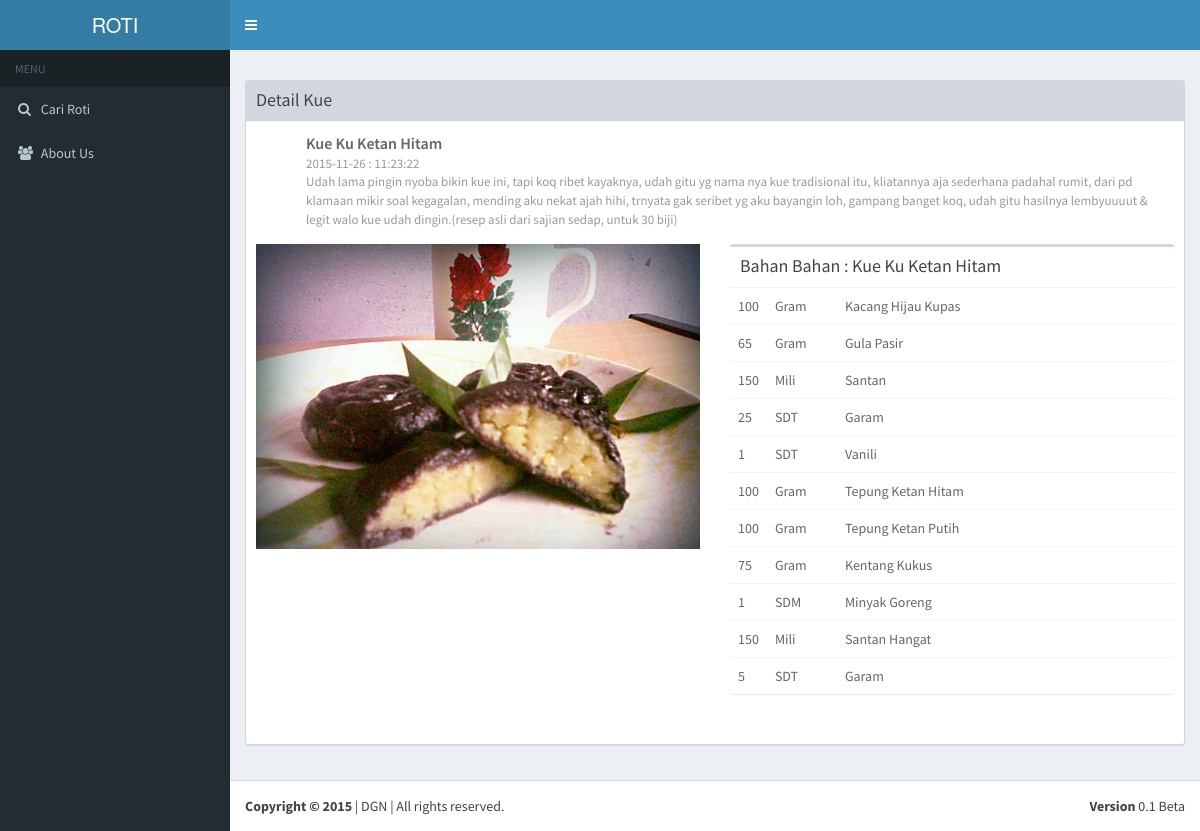
Page /roti/detail.php?id=14 on the committed database.
### tables this page shows
CREATE TABLE IF NOT EXISTS `cake` (
  `id_cake` int(11) NOT NULL AUTO_INCREMENT,
  `id_user` int(11) NOT NULL,
  `nama_cake` varchar(35) NOT NULL,
  `jam` time NOT NULL,
  `tgl` date NOT NULL,
  `gambar` text NOT NULL,
  `deskripsi` text NOT NULL,
  PRIMARY KEY (`id_cake`)
);

CREATE TABLE IF NOT EXISTS `bahan` (
  `id_bahan` int(11) NOT NULL AUTO_INCREMENT,
  `id_cake` int(11) NOT NULL,
  `nama_bahan` varchar(50) NOT NULL,
  `jumlah_bahan` int(11) NOT NULL,
  `satuan_bahan` varchar(25) NOT NULL,
  PRIMARY KEY (`id_bahan`)
);

### roti/detail.php (the view, shortened to what this page needs)
<?php
$id = $_GET['id'];
$query = "SELECT * FROM cake WHERE id_cake='$id'";
$quer = "SELECT * FROM bahan WHERE id_cake='$id'";
$result = mysql_query($query);
$resul = mysql_query($quer);
$row = mysql_fetch_array($result);
?>
<!DOCTYPE html>
<html>
  <head>
    <link rel="stylesheet" href="bootstrap/css/bootstrap.min.css">
    <link rel="stylesheet" href="https://maxcdn.bootstrapcdn.com/font-awesome/4.4.0/css/font-awesome.min.css">
    <link rel="stylesheet" href="https://code.ionicframework.com/ionicons/2.0.1/css/ionicons.min.css">
    <link rel="stylesheet" href="dist/css/AdminLTE.min.css">
    <link rel="stylesheet" href="dist/css/skins/_all-skins.min.css">
    <link rel="stylesheet" href="plugins/bootstrap-wysihtml5/bootstrap3-wysihtml5.min.css">
  </head>
  <body class="hold-transition skin-blue sidebar-mini">
    <div class="wrapper">
      <header class="main-header">
        <a href="index.php" class="logo">
          <span class="logo-lg">ROTI</span>
        </a>
        <nav class="navbar navbar-static-top" role="navigation">
          <a href="#" class="sidebar-toggle" data-toggle="offcanvas" role="button">
          </a>
        </nav>
      </header>
      <aside class="main-sidebar">
        <section class="sidebar">
          <ul class="sidebar-menu">
            <li class="header">  MENU</li>
            <li class="treeview">
              <a href="index.php">
                <i class="fa fa-search"></i> <span>Cari Roti</span> <i class=" pull-right"></i>
              </a>
            </li>
            <li class="treeview">
              <a href="about.php">
                <i class="fa fa-users"></i> <span>About Us</span> <i class=" pull-right"></i>
              </a>
            </li>
          </ul>
        </section>
      </aside>
      <div class="content-wrapper">
        <section class="content-header">
        </section>
          <section class="content">
              <div class="row">
                  <div class="col-lg-12">
                      <div class="box box-default box-solid">
                          <div class="box-header with-border">
                              <h3 class="box-title">Detail Kue</h3>
                          </div>
                          <div class="box-body">
                            <div class="post">
                              <div class='user-block'>
                                <span class='username'><?php echo $row['nama_cake'] ?></span>
                                <span class='description'><?php echo $row['tgl']." : ".$row['jam']; ?></span>
                                <span class='description'><?php echo $row['deskripsi'] ?></span>
                              </div>
                              <div class='row margin-bottom'>
                                <div class='col-sm-6'>
                                  <img class='img-responsive' src='dist/img/roti/<?php echo $row['gambar'] ?>' alt='Photo'>
                                </div>
                                <div class='col-sm-6'>
                                <div class="row">
                                 <div class="col-xs-12">
                                   <div class="box">
                                     <div class="box-header">
                                       <h3 class="box-title">Bahan Bahan : <?php echo $row['nama_cake'] ?></h3>
                                     </div>
                                     <div class="box-body table-responsive no-padding">
                                       <table class="table table-hover">
                                           <?php
                                           while($r = mysql_fetch_array($resul)){
                                               echo "<tr>"
                                                       . "<td style='width:20px;'>".$r['jumlah_bahan']."</td>"
                                                       . "<td style='width:70px;'>";
                                                            if($r['satuan_bahan']==1){
                                                                echo "Gram";
                                                            }
                                                            elseif($r['satuan_bahan']==2){
                                                                echo "Mili";
                                                            }
                                                            elseif($r['satuan_bahan']==3){
                                                                echo "Butir";
                                                            }
                                                            elseif($r['satuan_bahan']==4){
                                                                echo "SDT";
                                                            }
                                                            elseif($r['satuan_bahan']==5){
                                                                echo "SDM";
                                                            }
                                                            elseif($r['satuan_bahan']==6){
                                                                echo "Bungkus";
                                                            }
                                                    echo "</td>"
                                                       . "<td>".$r['nama_bahan']."</td>"
                                                       . "</tr>";
                                           }
                                           ?>
                                       </table>
                                     </div>
                                   </div>
                                 </div>
                                </div>
                                </div>
                              </div>
                            </div>
                          </div>
                      </div>
                  </div>
              </div>
          </section>
      </div>
      <footer class="main-footer">
        <div class="pull-right hidden-xs">
          <b>Version</b> 0.1 Beta
        </div>
        <strong>Copyright &copy; 2015 </strong>| DGN | All rights reserved.
      </footer>
    </div>
  </body>
</html>

### rows in the picture
cake: nama_cake "Kue Ku Ketan Hitam", tgl "2015-11-26", jam "11:23:22", deskripsi "Udah lama pingin nyoba bikin kue ini, tapi koq ribet kayaknya, udah gitu yg nama nya kue tradisional itu, kliatannya aja sederhana padahal rumit, dari pd klamaan mikir soal kegagalan, mending aku nekat ajah hihi, trnyata gak seribet yg aku bayangin loh, gampang banget koq, udah gitu hasilnya lembyuuuut & legit walo kue udah dingin.(resep asli dari sajian sedap, untuk 30 biji)", gambar (picture)
bahan: jumlah_bahan "100", satuan_bahan "Gram", nama_bahan "Kacang Hijau Kupas"
bahan: jumlah_bahan "65", satuan_bahan "Gram", nama_bahan "Gula Pasir"
bahan: jumlah_bahan "150", satuan_bahan "Mili", nama_bahan "Santan"
bahan: jumlah_bahan "25", satuan_bahan "SDT", nama_bahan "Garam"
bahan: jumlah_bahan "1", satuan_bahan "SDT", nama_bahan "Vanili"
bahan: jumlah_bahan "100", satuan_bahan "Gram", nama_bahan "Tepung Ketan Hitam"
bahan: jumlah_bahan "100", satuan_bahan "Gram", nama_bahan "Tepung Ketan Putih"
bahan: jumlah_bahan "75", satuan_bahan "Gram", nama_bahan "Kentang Kukus"
bahan: jumlah_bahan "1", satuan_bahan "SDM", nama_bahan "Minyak Goreng"
bahan: jumlah_bahan "150", satuan_bahan "Mili", nama_bahan "Santan Hangat"
bahan: jumlah_bahan "5", satuan_bahan "SDT", nama_bahan "Garam"
